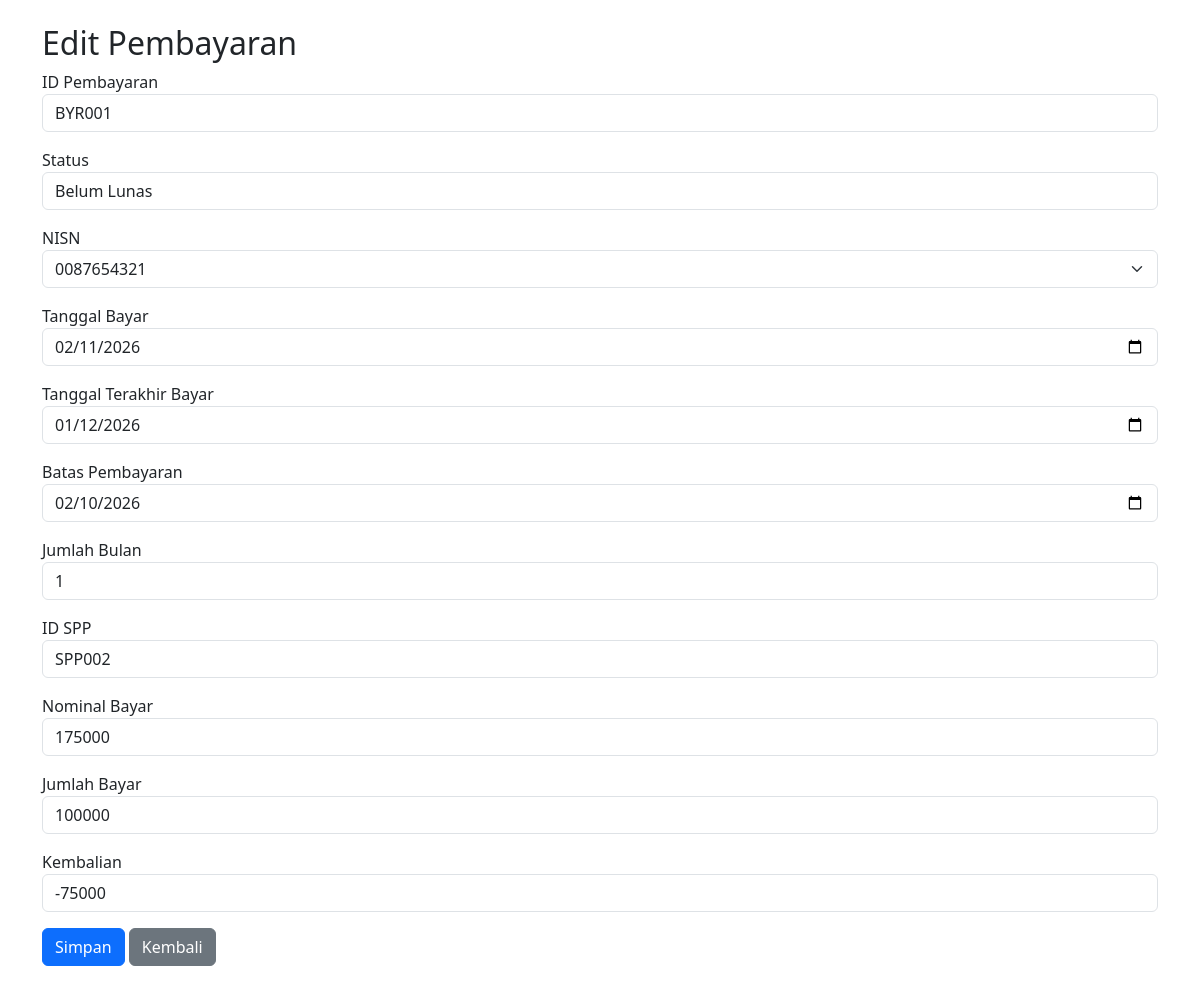
The app's page /pembayaran/edit_pembayaran.php?id_pembayaran=BYR001 (signed in) with its own data.
### tables this page shows
CREATE TABLE `tb_pembayaran` (
  `id_pembayaran` varchar(11) NOT NULL,
  `status` enum('Belum Lunas','Sudah Lunas') NOT NULL,
  `nisn` varchar(10) NOT NULL,
  `tgl_bayar` date NOT NULL,
  `tgl_terakhir_bayar` date NOT NULL,
  `batas_pembayaran` date NOT NULL,
  `jumlah_bulan` varchar(10) NOT NULL,
  `id_spp` varchar(11) NOT NULL,
  `nominal_bayar` varchar(100) NOT NULL,
  `jumlah_bayar` varchar(40) NOT NULL,
  `kembalian` varchar(100) NOT NULL
);

CREATE TABLE `tb_siswa` (
  `nisn` varchar(10) NOT NULL,
  `nis` varchar(8) NOT NULL,
  `nama` varchar(50) NOT NULL,
  `id_kelas` varchar(11) NOT NULL,
  `alamat` text NOT NULL,
  `no_telp` varchar(13) NOT NULL,
  `id_spp` varchar(11) NOT NULL
);

### pembayaran/edit_pembayaran.php (the view, shortened to what this page needs)
<?php
include('../config.php');
$id_pembayaran_lama = $_GET['id_pembayaran'];
$query = mysqli_query($mysqli, "SELECT * FROM tb_pembayaran WHERE id_pembayaran='$id_pembayaran_lama'");
$data = mysqli_fetch_assoc($query);
$query_siswa = mysqli_query($mysqli, "SELECT * FROM tb_siswa");
?>
<!DOCTYPE html>
<html lang="en">
<head>
    <link href="../bootstrap/css/bootstrap.min.css" rel="stylesheet">
</head>
<body>
    <div class="container mt-4">
        <h2>Edit Pembayaran</h2>
        <form method="POST">
            <div class="mb-3">
                <label>ID Pembayaran</label>
                <input type="text" name="id_pembayaran" class="form-control" value="<?= $data['id_pembayaran']; ?>"
                    required>
            </div>
            <div class="mb-3">
                <label>Status</label>
                <input type="text" name="status" class="form-control" value="<?= $data['status']; ?>" required>
            </div>
            <div class="mb-3">
                <label>NISN</label>
                <select name="nisn" class="form-select" required>
                    <?php while($siswa = mysqli_fetch_assoc($query_siswa)){ ?>
                    <option value="<?= $siswa['nisn']; ?>" <?= ($siswa['nisn'] == $data['nisn']) ? 'selected' : ''; ?>>
                        <?= $siswa['nisn']; ?>
                    </option>
                    <?php } ?>
                </select>
            </div>
            <div class="mb-3">
                <label>Tanggal Bayar</label>
                <input type="date" name="tgl_bayar" class="form-control" value="<?= $data['tgl_bayar']; ?>" required>
            </div>
            <div class="mb-3">
                <label>Tanggal Terakhir Bayar</label>
                <input type="date" name="tgl_terakhir_bayar" class="form-control"
                    value="<?= $data['tgl_terakhir_bayar']; ?>" required>
            </div>
            <div class="mb-3">
                <label>Batas Pembayaran</label>
                <input type="date" name="batas_pembayaran" class="form-control"
                    value="<?= $data['batas_pembayaran']; ?>" required>
            </div>
            <div class="mb-3">
                <label>Jumlah Bulan</label>
                <input type="text" name="jumlah_bulan" class="form-control" value="<?= $data['jumlah_bulan']; ?>"
                    required>
            </div>
            <div class="mb-3">
                <label>ID SPP</label>
                <input type="text" name="id_spp" class="form-control" value="<?= $data['id_spp']; ?>" required>
            </div>
            <div class="mb-3">
                <label>Nominal Bayar</label>
                <input type="text" name="nominal_bayar" class="form-control" value="<?= $data['nominal_bayar']; ?>"
                    required>
            </div>
            <div class="mb-3">
                <label>Jumlah Bayar</label>
                <input type="text" name="jumlah_bayar" class="form-control" value="<?= $data['jumlah_bayar']; ?>"
                    required>
            </div>
            <div class="mb-3">
                <label>Kembalian</label>
                <input type="text" name="kembalian" class="form-control" value="<?= $data['kembalian']; ?>" readonly>
            </div>
            <div class="mb-3">
                <button type="submit" name="update" class="btn btn-primary">
                    Simpan
                </button>
                <a href="tampil_pembayaran.php" class="btn btn-secondary">
                    Kembali
                </a>
            </div>
        </form>
    </div>
</body>
</html>

### records on screen
tb_pembayaran: id_pembayaran "BYR001", status "Belum Lunas", nisn "0087654321", tgl_bayar "02/11/2026", tgl_terakhir_bayar "01/12/2026", batas_pembayaran "02/10/2026", jumlah_bulan "1", id_spp "SPP002", nominal_bayar "175000", jumlah_bayar "100000", kembalian "-75000"
